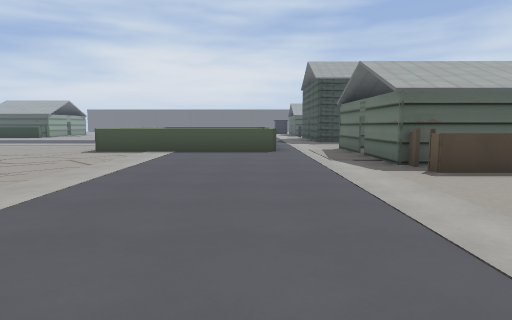
[1] (above)

24 first-person views from a walk through a level from a Godot 3-D game. The camera is 1.5 m above the floor, tilts 6° down and sees 75° across. Doors that lead somewhere are drawn open, without their leaves. The floor is counted in squares, 2 m on a side. Each view is taken from the middle of a square. On the plan, view 1 faces up. The plan holds only what a view shows up to about 11 squares ahead; the rest is blank. The place goes on beyond the plan. Flat picture figures and markers are not drawn.

[2]
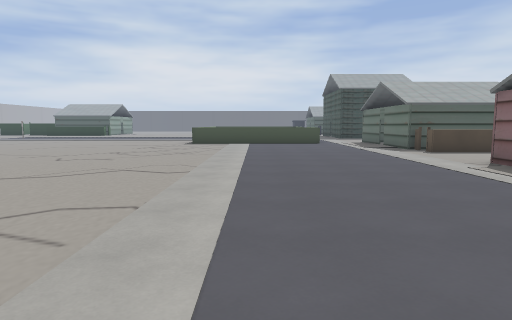

[3]
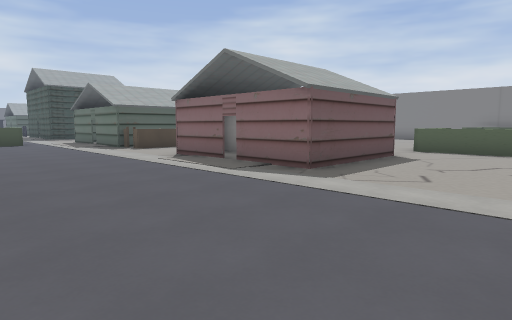

[4]
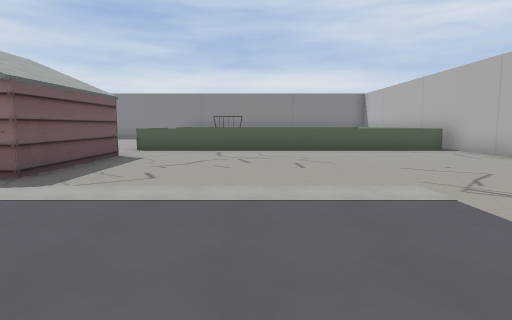

[5]
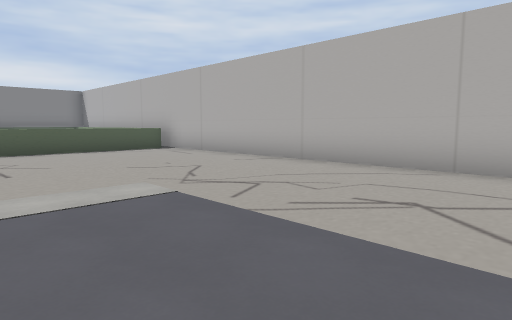

[6]
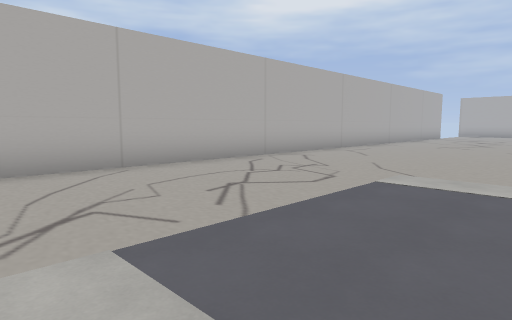

[7]
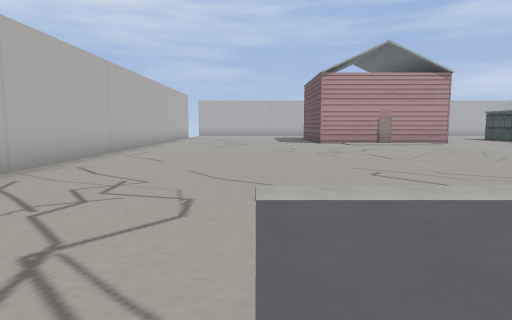

[8]
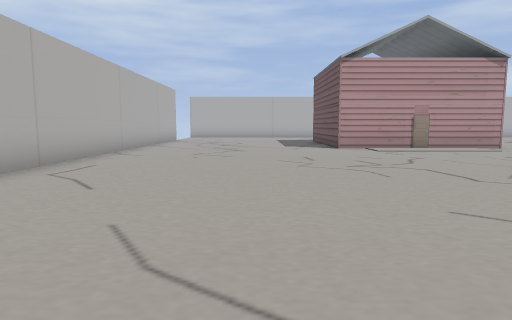

[9]
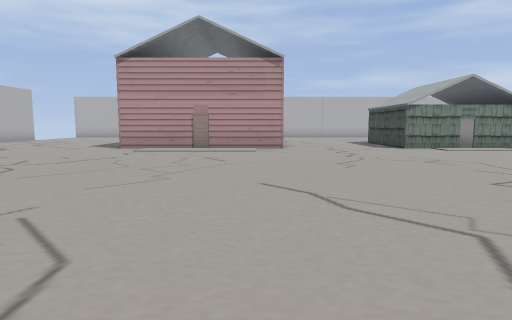

[10]
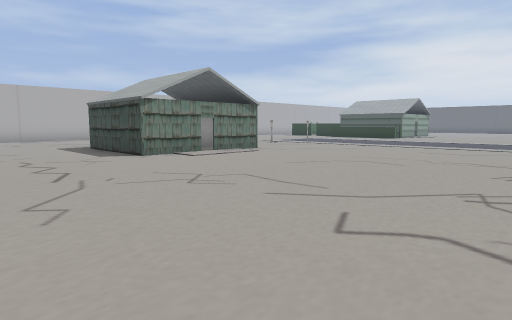

[11]
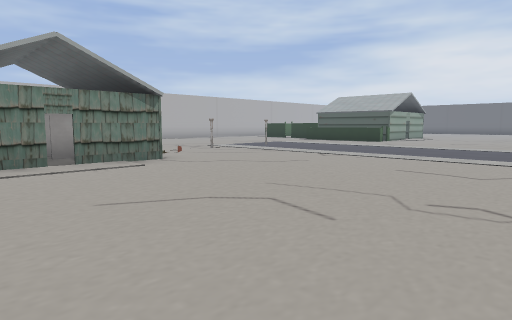

[12]
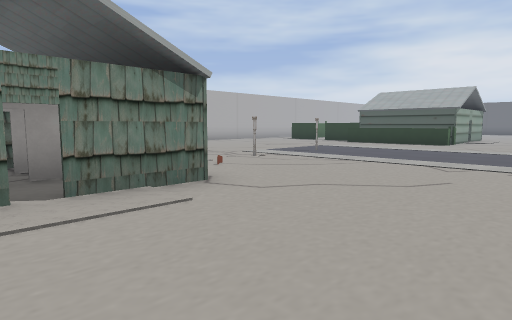

[13]
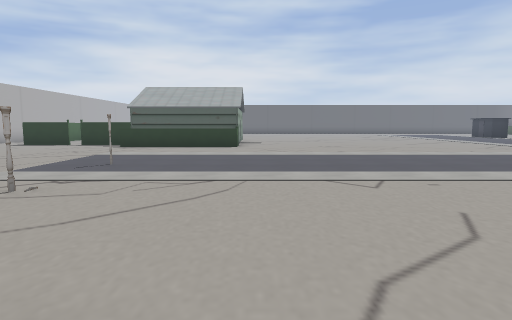

[14]
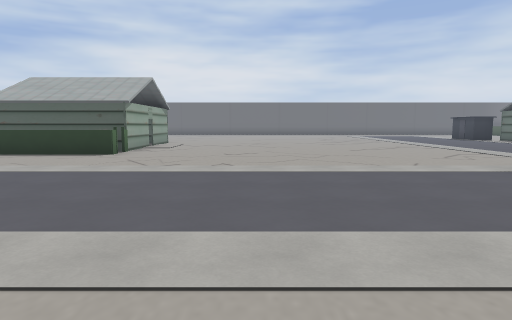

[15]
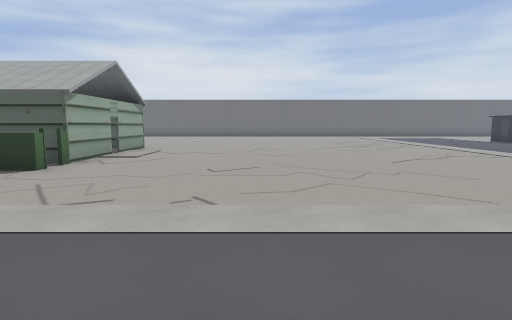

[16]
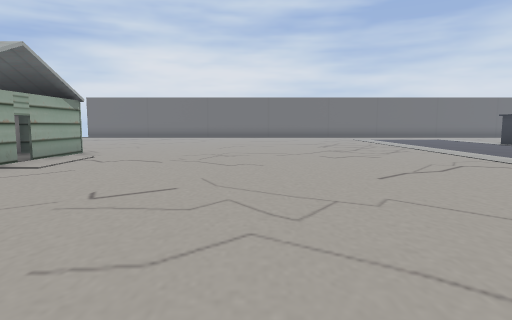

[17]
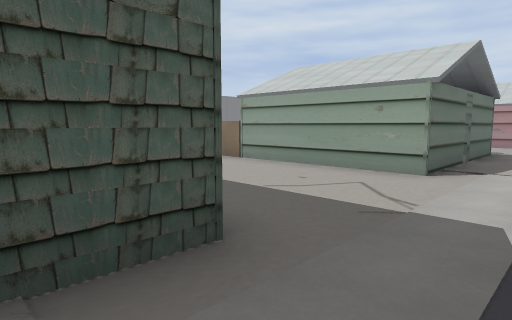

[18]
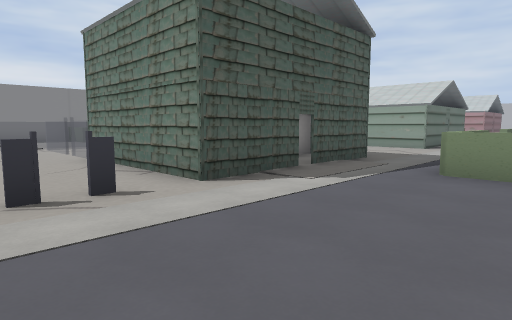

[19]
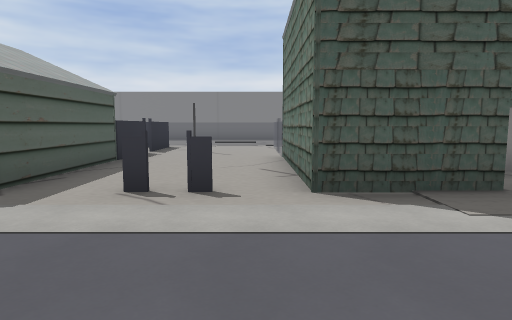

[20]
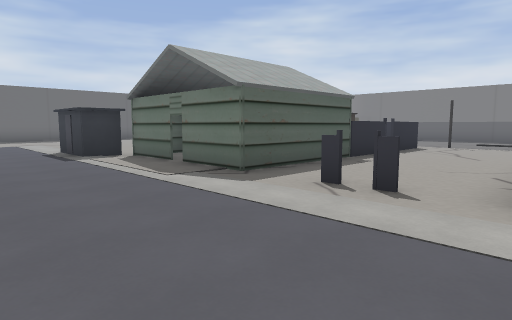

[21]
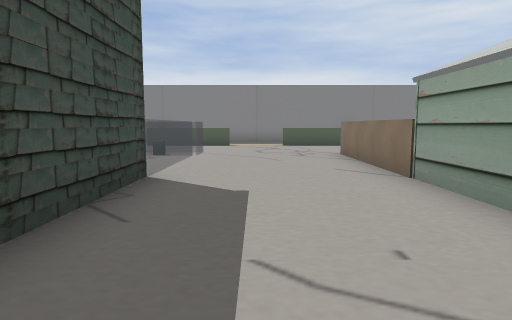

[22]
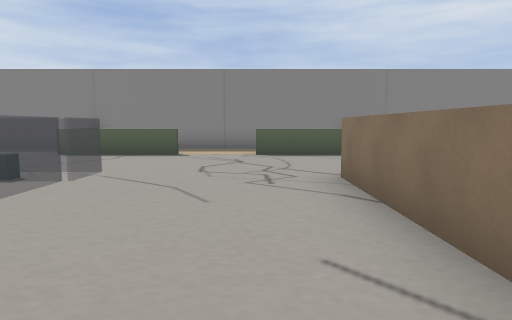

[23]
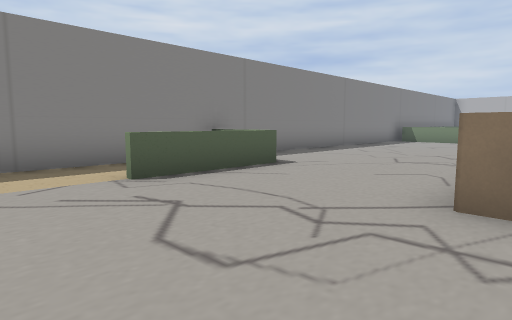

[24]
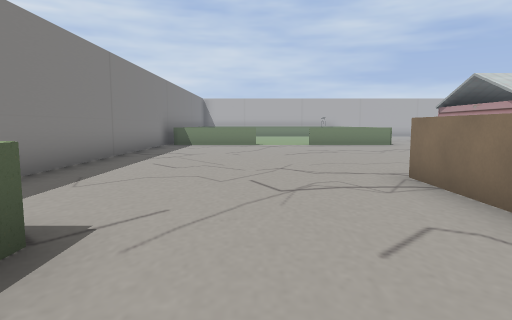

### Floor plan
Points are (right, up) in squares from view 1. A wall is a line through its corners. A room is listed if a view was taken in it or the views show most of it. See-through windows are left out.
Room 1 (views 1, 2, 3, 4, 5, 6, 7, 8, 9, 10, 11, 12, 13, 14, 15, 16, 17, 18, 19, 20, 21, 22, 23, 24)
walls: (0.6, 9.4) (-1, 9.4); (2.7, 8.6) (2.7, 10.8) (10.9, 10.8); (4.6, 5.2) (2.9, 5.2) (2.9, 5.6); (5.4, 6.3) (2.7, 6.3) (2.7, 8.4); (2.7, 14.5) (2.7, 16.9); (2.7, 0.6) (2.7, 2.6) (3.2, 2.6); (2.7, 17.1) (2.7, 19.4) (7, 19.4); (7, 14.6) (4.2, 14.6); (10.8, 8.2) (10.8, 6.2); (6.2, -1.6) (2.7, -1.6) (2.7, 0.2); (2.7, 20.4) (2.7, 20.9); (-12.7, 8.9) (-12.7, 6.9); (-12.7, 6.6) (-12.7, 4.8) (-16.2, 4.8); (7.9, -3.1) (7.9, -1.4); (14.4, 8.9) (14.4, 10.1); (-12.7, 1) (-12.7, -4.4) (-13.1, -4.4); (15.2, 9.1) (16.5, 9.1); (14.4, 13.9) (14.4, 15); (14.4, 15.9) (14.4, 17.1); (8.1, 23) (2.7, 23) (2.7, 24.9); (2.7, 25.1) (2.7, 27); (-12.7, 19.9) (-12.7, 19.5) (-15.6, 19.5); (-12.6, 20.5) (-16.4, 20.5); (16.4, 0) (16.4, 20); (10.5, 23) (8.4, 23); (4.1, 26.9) (2.6, 26.9); (-12.7, 22.6) (-12.7, 20.1); (2.6, 27.3) (1.6, 27.3); (7.9, -10.6) (7.9, -8.9); (-12.7, 25) (-12.7, 22.9); (-13, -10.9) (9.1, -10.9)
low walls: (11.3, 20.6) (11.3, 21.5)
ways out: opening at (3.5, 25); gap at (8, 19); gap at (8, 23)
objects: other object (-15, 11); column (-15, 12); other object (-15, 14); other object (-14, 10); block (11, 15) to (11, 16); pole (11, 22)

Where each view was taken, in squares from view 1:
view 1: 0 up, 0 right, facing up
view 2: 4 down, 2 left, facing up
view 3: 5 down, 2 left, facing up-right
view 4: 5 down, 2 left, facing right
view 5: 5 down, 2 left, facing down-right
view 6: 5 down, 2 right, facing down-left
view 7: 7 down, 1 right, facing left
view 8: 7 down, 2 left, facing left
view 9: 0 up, 2 left, facing left
view 10: 1 up, 5 left, facing up-left
view 11: 5 up, 6 left, facing up-left
view 12: 6 up, 9 left, facing up-left
view 13: 8 up, 12 left, facing up
view 14: 11 up, 9 left, facing up
view 15: 14 up, 9 left, facing up
view 16: 16 up, 8 left, facing up
view 17: 16 up, 1 right, facing down-right
view 18: 22 up, 1 left, facing down-right
view 19: 20 up, 1 left, facing right
view 20: 19 up, 1 left, facing up-right
view 21: 13 up, 2 right, facing right
view 22: 12 up, 6 right, facing right
view 23: 14 up, 10 right, facing down-right
view 24: 11 up, 13 right, facing down
